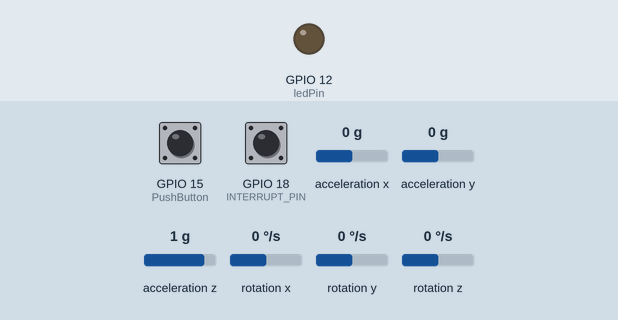
Simulated run of this sketch. Board: ESP32. Parts: output pins drawn as LEDs (lit = HIGH). The test bench sets the inputs (shaded band); at power-on: GPIO 15 (PushButton) LOW, GPIO 18 (INTERRUPT_PIN) LOW, acceleration x 0 g, acceleration y 0 g, acceleration z 1 g, rotation x 0 °/s, rotation y 0 °/s, rotation z 0 °/s. The sensor or clock chip raises its interrupt line as the real part does; nothing arrives over Bluetooth unless stated; a phone connects over Bluetooth LE 3 s after start; what the sketch prints to the serial monitor is not drawn.

Above: at 0.1 s.
At 3.1 s:
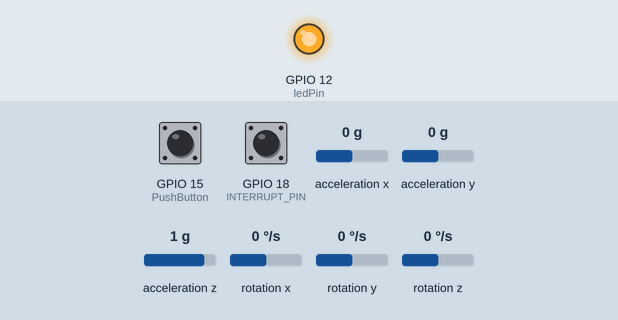
Timing chart, 0 to 4.6 s (numbered marks = the images above):
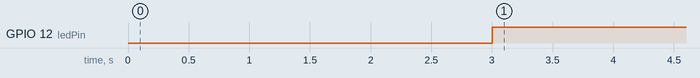

The sketch:

MPU6050Gyro_works.ino
```cpp
// I2C device class (I2Cdev) demonstration Arduino sketch for MPU6050 class using DMP (MotionApps v6.12)
// 6/21/2012 by Jeff Rowberg <jeff@rowberg.net>
// Updates should (hopefully) always be available at https://github.com/jrowberg/i2cdevlib
//
// Changelog:
//      2019-07-10 - Uses the new version of the DMP Firmware V6.12
//                 - Note: I believe the Teapot demo is broken with this versin as
//                 - the fifo buffer structure has changed
//      2016-04-18 - Eliminated a potential infinite loop
//      2013-05-08 - added seamless Fastwire support
//                 - added note about gyro calibration
//      2012-06-21 - added note about Arduino 1.0.1 + Leonardo compatibility error
//      2012-06-20 - improved FIFO overflow handling and simplified read process
//      2012-06-19 - completely rearranged DMP initialization code and simplification
//      2012-06-13 - pull gyro and accel data from FIFO packet instead of reading directly
//      2012-06-09 - fix broken FIFO read sequence and change interrupt detection to RISING
//      2012-06-05 - add gravity-compensated initial reference frame acceleration output
//                 - add 3D math helper file to DMP6 example sketch
//                 - add Euler output and Yaw/Pitch/Roll output formats
//      2012-06-04 - remove accel offset clearing for better results (thanks Sungon Lee)
//      2012-06-01 - fixed gyro sensitivity to be 2000 deg/sec instead of 250
//      2012-05-30 - basic DMP initialization working

/* ============================================
  I2Cdev device library code is placed under the MIT license
  Copyright (c) 2012 Jeff Rowberg

  Permission is hereby granted, free of charge, to any person obtaining a copy
  of this software and associated documentation files (the "Software"), to deal
  in the Software without restriction, including without limitation the rights
  to use, copy, modify, merge, publish, distribute, sublicense, and/or sell
  copies of the Software, and to permit persons to whom the Software is
  furnished to do so, subject to the following conditions:

  The above copyright notice and this permission notice shall be included in
  all copies or substantial portions of the Software.

  THE SOFTWARE IS PROVIDED "AS IS", WITHOUT WARRANTY OF ANY KIND, EXPRESS OR
  IMPLIED, INCLUDING BUT NOT LIMITED TO THE WARRANTIES OF MERCHANTABILITY,
  FITNESS FOR A PARTICULAR PURPOSE AND NONINFRINGEMENT. IN NO EVENT SHALL THE
  AUTHORS OR COPYRIGHT HOLDERS BE LIABLE FOR ANY CLAIM, DAMAGES OR OTHER
  LIABILITY, WHETHER IN AN ACTION OF CONTRACT, TORT OR OTHERWISE, ARISING FROM,
  OUT OF OR IN CONNECTION WITH THE SOFTWARE OR THE USE OR OTHER DEALINGS IN
  THE SOFTWARE.
  ===============================================
*/

// I2Cdev and MPU6050 must be installed as libraries, or else the .cpp/.h files
// for both classes must be in the include path of your project
#include "I2Cdev.h"

#include "MPU6050_6Axis_MotionApps612.h"
//#include "MPU6050.h" // not necessary if using MotionApps include file

// Arduino Wire library is required if I2Cdev I2CDEV_ARDUINO_WIRE implementation
// is used in I2Cdev.h
#if I2CDEV_IMPLEMENTATION == I2CDEV_ARDUINO_WIRE
#include "Wire.h"
#endif

// class default I2C address is 0x68
// specific I2C addresses may be passed as a parameter here
// AD0 low = 0x68 (default for SparkFun breakout and InvenSense evaluation board)
// AD0 high = 0x69
MPU6050 mpu;
//MPU6050 mpu(0x69); // <-- use for AD0 high

////
#include <BLEDevice.h>
#include <BLEUtils.h>
#include <BLEServer.h>
#include <BLE2902.h>

#define SERVICE_UUID        "4fafc201-1fb5-459e-8fcc-c5c9c331914b"
#define CHARACTERISTIC_UUID "beb5483e-36e1-4688-b7f5-ea07361b26a8"

//Lähetettävä data paketti
struct DataPackage {
  float x;
  float y;
  float z;
  float w;
  int buttons;
};

bool deviceConnected = false;

BLEAdvertising *pAdvertising;
class MyServerCallbacks: public BLEServerCallbacks {
    void onConnect(BLEServer* pServer) {
      deviceConnected = true;
    };

    void onDisconnect(BLEServer* pServer) {
      deviceConnected = false;
      pAdvertising->start();
    }

};

BLECharacteristic *pCharacteristic ;

//button pin
const int PushButton = 15;
int buttonState = 0;
int buttonPress = 0;

int ledPin = 12;

////

/* =========================================================================
   NOTE: In addition to connection 3.3v, GND, SDA, and SCL, this sketch
   depends on the MPU-6050's INT pin being connected to the Arduino's
   external interrupt #0 pin. On the Arduino Uno and Mega 2560, this is
   digital I/O pin 2.
   ========================================================================= */

/* =========================================================================
   NOTE: Arduino v1.0.1 with the Leonardo board generates a compile error
   when using Serial.write(buf, len). The Teapot output uses this method.
   The solution requires a modification to the Arduino USBAPI.h file, which
   is fortunately simple, but annoying. This will be fixed in the next IDE
   release. For more info, see these links:

   http://arduino.cc/forum/index.php/topic,109987.0.html
   http://code.google.com/p/arduino/issues/detail?id=958
   ========================================================================= */


// uncomment "OUTPUT_READABLE_QUATERNION" if you want to see the actual
// quaternion components in a [w, x, y, z] format (not best for parsing
// on a remote host such as Processing or something though)
#define OUTPUT_READABLE_QUATERNION

// uncomment "OUTPUT_READABLE_EULER" if you want to see Euler angles
// (in degrees) calculated from the quaternions coming from the FIFO.
// Note that Euler angles suffer from gimbal lock (for more info, see
// http://en.wikipedia.org/wiki/Gimbal_lock)
//#define OUTPUT_READABLE_EULER

// uncomment "OUTPUT_READABLE_YAWPITCHROLL" if you want to see the yaw/
// pitch/roll angles (in degrees) calculated from the quaternions coming
// from the FIFO. Note this also requires gravity vector calculations.
// Also note that yaw/pitch/roll angles suffer from gimbal lock (for
// more info, see: http://en.wikipedia.org/wiki/Gimbal_lock)
//#define OUTPUT_READABLE_YAWPITCHROLL

// uncomment "OUTPUT_READABLE_REALACCEL" if you want to see acceleration
// components with gravity removed. This acceleration reference frame is
// not compensated for orientation, so +X is always +X according to the
// sensor, just without the effects of gravity. If you want acceleration
// compensated for orientation, us OUTPUT_READABLE_WORLDACCEL instead.
//#define OUTPUT_READABLE_REALACCEL

// uncomment "OUTPUT_READABLE_WORLDACCEL" if you want to see acceleration
// components with gravity removed and adjusted for the world frame of
// reference (yaw is relative to initial orientation, since no magnetometer
// is present in this case). Could be quite handy in some cases.
//#define OUTPUT_READABLE_WORLDACCEL

// uncomment "OUTPUT_TEAPOT" if you want output that matches the
// format used for the InvenSense teapot demo
//#define OUTPUT_TEAPOT


#define INTERRUPT_PIN 18  // use pin 2 on Arduino Uno & most boards
#define LED_PIN 13 // (Arduino is 13, Teensy is 11, Teensy++ is 6)
bool blinkState = false;

// MPU control/status vars
bool dmpReady = false;  // set true if DMP init was successful
uint8_t mpuIntStatus;   // holds actual interrupt status byte from MPU
uint8_t devStatus;      // return status after each device operation (0 = success, !0 = error)
uint16_t packetSize;    // expected DMP packet size (default is 42 bytes)
uint16_t fifoCount;     // count of all bytes currently in FIFO
uint8_t fifoBuffer[64]; // FIFO storage buffer

// orientation/motion vars
Quaternion q;           // [w, x, y, z]         quaternion container
VectorInt16 aa;         // [x, y, z]            accel sensor measurements
VectorInt16 gy;         // [x, y, z]            gyro sensor measurements
VectorInt16 aaReal;     // [x, y, z]            gravity-free accel sensor measurements
VectorInt16 aaWorld;    // [x, y, z]            world-frame accel sensor measurements
VectorFloat gravity;    // [x, y, z]            gravity vector
float euler[3];         // [psi, theta, phi]    Euler angle container
float ypr[3];           // [yaw, pitch, roll]   yaw/pitch/roll container and gravity vector

// packet structure for InvenSense teapot demo
uint8_t teapotPacket[14] = { '$', 0x02, 0, 0, 0, 0, 0, 0, 0, 0, 0x00, 0x00, '\r', '\n' };


// ================================================================
// ===               INTERRUPT DETECTION ROUTINE                ===
// ================================================================

volatile bool mpuInterrupt = false;     // indicates whether MPU interrupt pin has gone high
void dmpDataReady() {
  mpuInterrupt = true;
}


// ================================================================
// ===                      INITIAL SETUP                       ===
// ================================================================

void setup() {
////
Serial.begin(115200);

Serial.println("Marko Tiitto");

  BLEDevice::init("TiittoESP32");
  BLEServer *pServer = BLEDevice::createServer();
  pServer->setCallbacks(new MyServerCallbacks());
  BLEService *pService = pServer->createService(SERVICE_UUID);

  pCharacteristic = pService->createCharacteristic(
                      CHARACTERISTIC_UUID,
                      BLECharacteristic::PROPERTY_READ   |
                      BLECharacteristic::PROPERTY_WRITE  |
                      BLECharacteristic::PROPERTY_NOTIFY |
                      BLECharacteristic::PROPERTY_INDICATE
                    );

  pCharacteristic->addDescriptor(new BLE2902());
  pService->start();

  pAdvertising = pServer->getAdvertising();
  pAdvertising->start();

  pinMode(PushButton, INPUT);
  pinMode(ledPin, OUTPUT);

////


  // join I2C bus (I2Cdev library doesn't do this automatically)
#if I2CDEV_IMPLEMENTATION == I2CDEV_ARDUINO_WIRE
  Wire.begin();
  Wire.setClock(400000); // 400kHz I2C clock. Comment this line if having compilation difficulties
#elif I2CDEV_IMPLEMENTATION == I2CDEV_BUILTIN_FASTWIRE
  Fastwire::setup(400, true);
#endif

  // initialize serial communication
  // (115200 chosen because it is required for Teapot Demo output, but it's
  // really up to you depending on your project)
  //Serial.begin(115200);
  while (!Serial); // wait for Leonardo enumeration, others continue immediately

  // NOTE: 8MHz or slower host processors, like the Teensy @ 3.3V or Arduino
  // Pro Mini running at 3.3V, cannot handle this baud rate reliably due to
  // the baud timing being too misaligned with processor ticks. You must use
  // 38400 or slower in these cases, or use some kind of external separate
  // crystal solution for the UART timer.

  // initialize device
  Serial.println(F("Initializing I2C devices..."));
  mpu.initialize();
  pinMode(INTERRUPT_PIN, INPUT);

  // verify connection
  Serial.println(F("Testing device connections..."));
  Serial.println(mpu.testConnection() ? F("MPU6050 connection successful") : F("MPU6050 connection failed"));

  /*
  // wait for ready
  Serial.println(F("\nSend any character to begin DMP programming and demo: "));
  while (Serial.available() && Serial.read()); // empty buffer
  while (!Serial.available());                 // wait for data
  while (Serial.available() && Serial.read()); // empty buffer again
  */

  // load and configure the DMP
  Serial.println(F("Initializing DMP..."));
  devStatus = mpu.dmpInitialize();

  // supply your own gyro offsets here, scaled for min sensitivity
  mpu.setXGyroOffset(51);
  mpu.setYGyroOffset(8);
  mpu.setZGyroOffset(21);
  mpu.setXAccelOffset(1150);
  mpu.setYAccelOffset(-50);
  mpu.setZAccelOffset(1060);
  // make sure it worked (returns 0 if so)
  if (devStatus == 0) {
    // Calibration Time: generate offsets and calibrate our MPU6050
    mpu.CalibrateAccel(6);
    mpu.CalibrateGyro(6);
    Serial.println();
    mpu.PrintActiveOffsets();
    // turn on the DMP, now that it's ready
    Serial.println(F("Enabling DMP..."));
    mpu.setDMPEnabled(true);

    // enable Arduino interrupt detection
    Serial.print(F("Enabling interrupt detection (Arduino external interrupt "));
    Serial.print(digitalPinToInterrupt(INTERRUPT_PIN));
    Serial.println(F(")..."));
    attachInterrupt(digitalPinToInterrupt(INTERRUPT_PIN), dmpDataReady, RISING);
    mpuIntStatus = mpu.getIntStatus();

    // set our DMP Ready flag so the main loop() function knows it's okay to use it
    Serial.println(F("DMP ready! Waiting for first interrupt..."));
    dmpReady = true;

    // get expected DMP packet size for later comparison
    packetSize = mpu.dmpGetFIFOPacketSize();
  } else {
    // ERROR!
    // 1 = initial memory load failed
    // 2 = DMP configuration updates failed
    // (if it's going to break, usually the code will be 1)
    Serial.print(F("DMP Initialization failed (code "));
    Serial.print(devStatus);
    Serial.println(F(")"));
  }


}


// ================================================================
// ===                    MAIN PROGRAM LOOP                     ===
// ================================================================

void loop() {
  // if programming failed, don't try to do anything
  if (!dmpReady) return;
  // read a packet from FIFO
  if (mpu.dmpGetCurrentFIFOPacket(fifoBuffer)) { // Get the Latest packet

#ifdef OUTPUT_READABLE_QUATERNION
    // display quaternion values in easy matrix form: w x y z
    mpu.dmpGetQuaternion(&q, fifoBuffer);
    Serial.print("quat\t");
    Serial.print(q.w);
    Serial.print("\t");
    Serial.print(q.x);
    Serial.print("\t");
    Serial.print(q.y);
    Serial.print("\t");
    Serial.println(q.z);

    buttonState = digitalRead(PushButton);
    if(buttonState == HIGH){
      buttonPress = 1;
      }
    else{
      buttonPress = 0;
    }
    Serial.print("\t");
    Serial.println(buttonPress);


    ////
    DataPackage package;
    package.x = q.x;
    package.y = q.y;
    package.z = q.z;
    package.w = q.w;
    package.buttons = buttonPress;

    uint8_t* ch;
    DataPackage* packagePTR = (DataPackage*)malloc(sizeof(DataPackage));
    packagePTR = &package;

    ch = (uint8_t*)packagePTR;

    pCharacteristic->setValue(ch,sizeof(DataPackage));
    pCharacteristic->notify();
    ////

    if(deviceConnected == true){
      digitalWrite(ledPin, HIGH);
      }
    else{
      digitalWrite(ledPin, LOW);
      }
#endif


#ifdef OUTPUT_READABLE_EULER
    // display Euler angles in degrees
    mpu.dmpGetQuaternion(&q, fifoBuffer);
    mpu.dmpGetEuler(euler, &q);
    Serial.print("euler\t");
    Serial.print(euler[0] * 180 / M_PI);
    Serial.print("\t");
    Serial.print(euler[1] * 180 / M_PI);
    Serial.print("\t");
    Serial.println(euler[2] * 180 / M_PI);
#endif

#ifdef OUTPUT_READABLE_YAWPITCHROLL
    // display Euler angles in degrees
    mpu.dmpGetQuaternion(&q, fifoBuffer);
    mpu.dmpGetGravity(&gravity, &q);
    mpu.dmpGetYawPitchRoll(ypr, &q, &gravity);
    Serial.print("ypr\t");
    Serial.print(ypr[0] * 180 / M_PI);
    Serial.print("\t");
    Serial.print(ypr[1] * 180 / M_PI);
    Serial.print("\t");
    Serial.print(ypr[2] * 180 / M_PI);
    /*
      mpu.dmpGetAccel(&aa, fifoBuffer);
      Serial.print("\tRaw Accl XYZ\t");
      Serial.print(aa.x);
      Serial.print("\t");
      Serial.print(aa.y);
      Serial.print("\t");
      Serial.print(aa.z);
      mpu.dmpGetGyro(&gy, fifoBuffer);
      Serial.print("\tRaw Gyro XYZ\t");
      Serial.print(gy.x);
      Serial.print("\t");
      Serial.print(gy.y);
      Serial.print("\t");
      Serial.print(gy.z);
    */
    Serial.println();

#endif

#ifdef OUTPUT_READABLE_REALACCEL
    // display real acceleration, adjusted to remove gravity
    mpu.dmpGetQuaternion(&q, fifoBuffer);
    mpu.dmpGetAccel(&aa, fifoBuffer);
    mpu.dmpGetGravity(&gravity, &q);
    mpu.dmpGetLinearAccel(&aaReal, &aa, &gravity);
    Serial.print("areal\t");
    Serial.print(aaReal.x);
    Serial.print("\t");
    Serial.print(aaReal.y);
    Serial.print("\t");
    Serial.println(aaReal.z);
#endif

#ifdef OUTPUT_READABLE_WORLDACCEL
    // display initial world-frame acceleration, adjusted to remove gravity
    // and rotated based on known orientation from quaternion
    mpu.dmpGetQuaternion(&q, fifoBuffer);
    mpu.dmpGetAccel(&aa, fifoBuffer);
    mpu.dmpGetGravity(&gravity, &q);
    mpu.dmpGetLinearAccel(&aaReal, &aa, &gravity);
    mpu.dmpGetLinearAccelInWorld(&aaWorld, &aaReal, &q);
    Serial.print("aworld\t");
    Serial.print(aaWorld.x);
    Serial.print("\t");
    Serial.print(aaWorld.y);
    Serial.print("\t");
    Serial.println(aaWorld.z);
#endif

#ifdef OUTPUT_TEAPOT
    // display quaternion values in InvenSense Teapot demo format:
    teapotPacket[2] = fifoBuffer[0];
    teapotPacket[3] = fifoBuffer[1];
    teapotPacket[4] = fifoBuffer[4];
    teapotPacket[5] = fifoBuffer[5];
    teapotPacket[6] = fifoBuffer[8];
    teapotPacket[7] = fifoBuffer[9];
    teapotPacket[8] = fifoBuffer[12];
    teapotPacket[9] = fifoBuffer[13];
    Serial.write(teapotPacket, 14);
    teapotPacket[11]++; // packetCount, loops at 0xFF on purpose
#endif

    // blink LED to indicate activity
    blinkState = !blinkState;
    digitalWrite(LED_PIN, blinkState);
  }
}
```

Measured:
- by itself, GPIO 12 (ledPin): LOW → HIGH at 3.0 s
